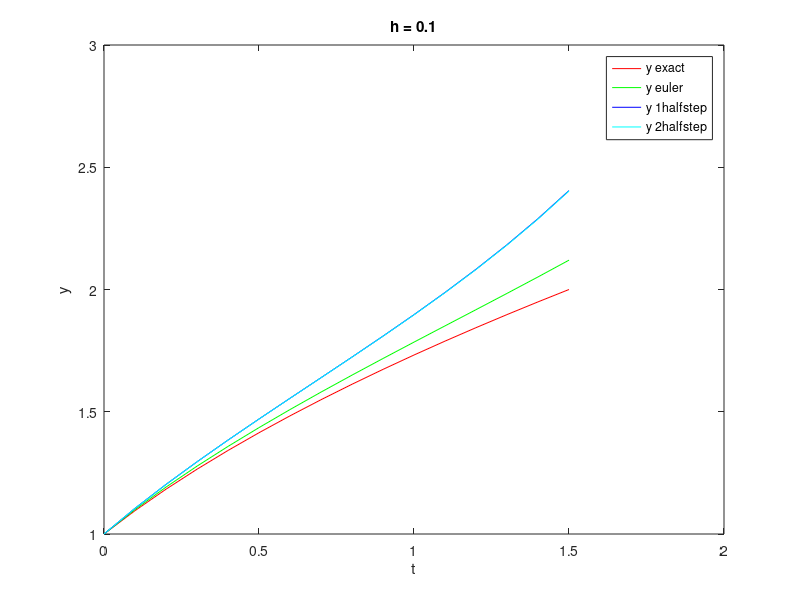
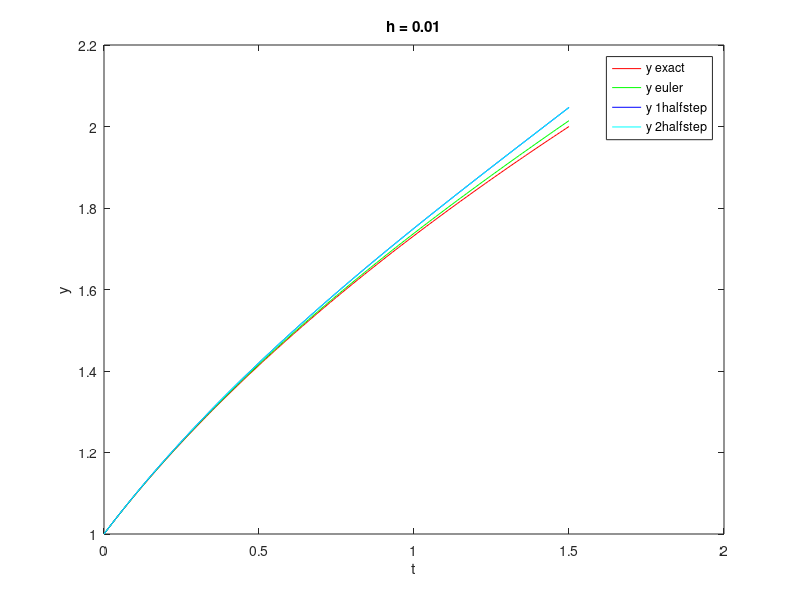
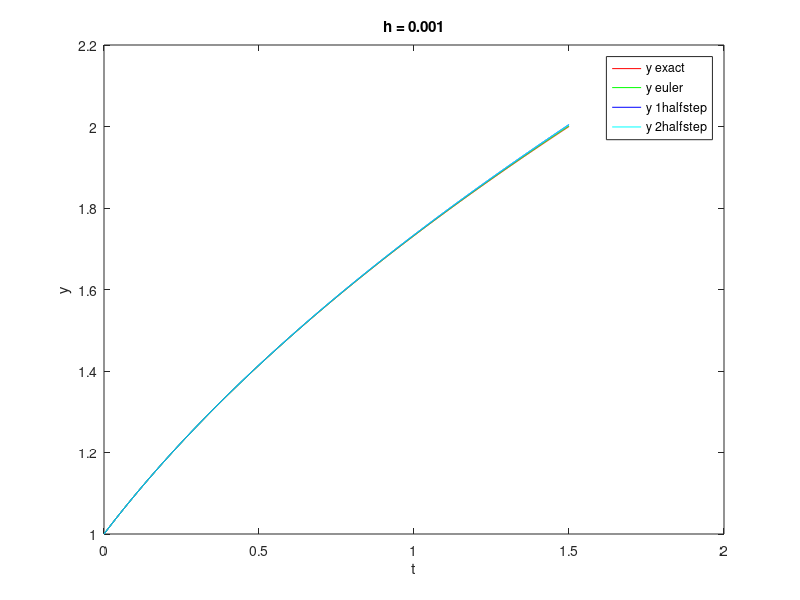

Here is the MATLAB script that generated these plots, in order:
%E30
h = [0.1 1e-2 1e-3]
N = 1.5./h

for it=1:length(h)
  disp(["h = ",num2str(h(it))]);
  ym = zeros(N(it)+1, 4); #y(:,1)=exact, y(:,2)=euler, y(:,3)=first half, y(:,4)=second half, y(:,5)=runge kutta 
  ym(1,:) = 1;
  t = linspace(0, 1.5, N(it)+1);
  #exact:
  for i=1:length(t)
    ym(i,1) = sqrt(2*t(i)+1);
  endfor
  for i=1:N(it)
    #euler:
    ym(i+1,2) = ym(i,2)+h(it)*(ym(i,2)-(2*t(i)/ym(i,2)));
    
    #1st half step:
    yk = ym(i,3)+0.5*h(it)*(ym(i,3)-(2*t(i)/ym(i,3)));
    fyk = yk-(2*t(i)/yk);
    ym(i+1,3) = ym(i,3)+h(it)*fyk;
    
    #2nd half step:
    fy = ym(i,4)-(2*t(i)/ym(i,4));
    yk = ym(i,4)+h(it)*fy;
    fyk = yk-(2*t(i)/yk);
    ym(i+1,4) = ym(i,4)+0.5*h(it)*(fy+fyk);
    
    #runge kutta:
    
    
  endfor

  plot(t,ym(:,1),"r", t,ym(:,2),"g", t,ym(:,3),"b", t,ym(:,4),"c");
  title(["h = ",num2str(h(it))]); xlabel('t'); ylabel('y'); legend({'y exact','y euler','y 1halfstep', 'y 2halfstep'},'Location','northeast');
  figure()
    
endfor